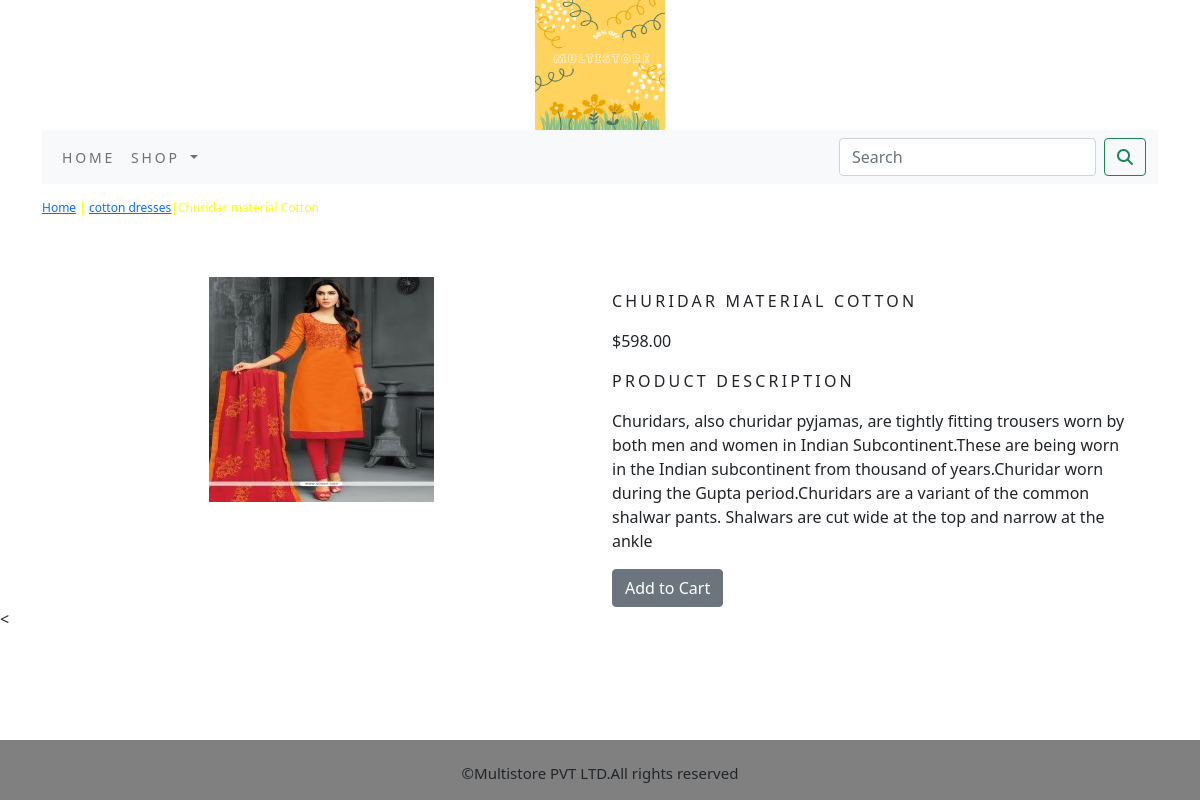
The app's page /commerceapp/cotton-dresses/churidar-material-cotton/ with its own data.
### commerceapp/models.py (models this page shows, shortened)
class Product(models.Model):
    name = models.CharField(max_length=200, unique=True)
    slug = models.SlugField(max_length=200, unique=True)
    description = models.TextField(blank=True)
    image = models.ImageField(upload_to='product', blank=True)
    price = models.DecimalField(max_digits=10,decimal_places=2)
    category = models.ForeignKey(Category,on_delete=models.CASCADE)
    stock = models.IntegerField()
    available = models.BooleanField(default=True)
    created = models.DateTimeField(auto_now_add=True)
    updated = models.DateTimeField(auto_now=True)
    class Meta:
        ordering = ('name',)
        verbose_name = 'product'
        verbose_name_plural = 'products'

class Category(models.Model):
    name = models.CharField(max_length=200,unique=True)
    slug = models.SlugField(max_length=200,unique=True)
    description = models.TextField(blank=True)
    image = models.ImageField(upload_to='category',blank=True)
    class Meta:
        ordering = ('name',)
        verbose_name = 'category'
        verbose_name_plural = 'categories'
    def get_url(self):
        return reverse('commerceapp:products_by_category', args=[self.slug])
    def __str__(self):
        return '{}'.format(self.name)

### commerceapp/views.py (the view)
# urls.py: path('<slug:c_slug>/<slug:product_slug>/',views.proDetail,name='ProCatdetail'),
def proDetail(request,c_slug,product_slug):
    try:
        product=Product.objects.get(category__slug=c_slug,slug=product_slug)
    except Exception as e:
        raise e
    return render(request,"product.html",{'product':product})

### cartapp/contextprocessors.py (called while the page is built)
def counter(request):
    item_count=0
    if 'admin' in request.path:
        return {}
    else:
        try:
            cart=Cart.objects.filter(cart_id=_cart_id(request))
            car_items=CartItem.objects.all().filter(cart=cart[:1])
            for cart_item in car_items:
                item_count += cart_item.quantity
        except Cart.DoesNotExist:
            item_count =0
    return dict(item_count=item_count)

### cartapp/views.py (called while the page is built)
def _cart_id(request):
    cart = request.session.session_key
    if not cart:
        cart = request.session.create()
    return cart

### commerceapp/context processors.py (called while the page is built)
def menu_links(request):
    links=Category.objects.all()
    return dict(links=links)

### templates/product.html (shortened to what this page needs)
{% extends 'base.html' %}
{% load static %}
{% block content %}
<div class="row my_prod_row_class">
    <div class="mx_auto">
        <p> <a href="{% url 'commerceapp:allProdCat' %}">Home</a> | <a href="{{product.category.get_url}}">{{product.category}}</a>|{{product.name}}</p>
    </div>
</div>
<div class="container">
<br>
<div class="row">
    <div class="col-12 col-sm-12 col-md-12 col-lg-6 text-center">
        <div style="min-width:18rem">
            <img src="{{product.image.url}}" alt="{{product.name}}">
        </div>
    </div>
    <div class="col-12 col-sm-12 col-md-12 col-lg-6 ">
        <div>
            <h1 class="my_prod_title">{{product.name}}</h1>
            <p>${{product.price}}</p>
            <p class="my_title">Product Description</p>
            <p class="text-justify my_prod_text">{{product.description}}</p>
            {% if product.stock <= 0 %}
            <p class="text-justify my_prod_text"><b>OUT OF STOCK</b></p>
            {% else %}
            <a  class="btn btn-secondary" href="{% url 'cartapp:add_cart' product.id %}">Add to Cart</a>
            {% endif %}
        </div>
    </div>
</div>
</div>
</div>
{% endblock %}

### static/css/custom.css (style rules this page uses)
body { font-family: 'Raleway', sans-serif; text:justify; }
.my_title { font-size:16px; text-transform:uppercase; letter-spacing: .2em; }
.my_prod_row_class { padding-top:15px; padding-bottom:20px; }
.my_prod_row_class .mx_auto { color:yellow; font-size:12px; text-decoration:none; }
.my_prod_title { font-size:16px; text-transform:uppercase; letter-spacing:0.2em; padding-top:15px; padding-bottom:10px; }
.my_prod_text { padding-right:20px; }

### records on screen
Product: category "cotton dresses", name "Churidar material Cotton", image (picture), name "CHURIDAR MATERIAL COTTON", price "598.00", description "Churidars, also churidar pyjamas, are tightly fitting trousers worn by both men and women in Indian Subcontinent.These are being worn in the Indian subcontinent from thousand of years.Churidar worn during the Gupta period.Churidars are a variant of the common shalwar pants. Shalwars are cut wide at the top and narrow at the ankle"
